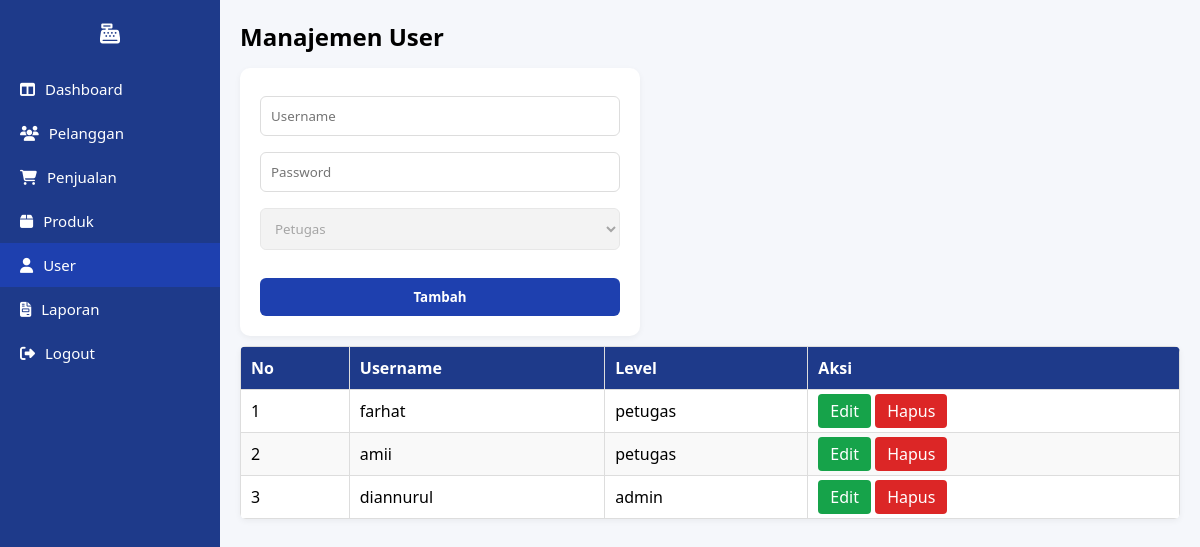
Screenshot of /halaman/user.php (signed in) with the database file from the repository.
### tables this page shows
CREATE TABLE `tbl_user` (
  `id_user` int(11) NOT NULL,
  `username` varchar(100) NOT NULL,
  `password` char(100) NOT NULL,
  `level` enum('admin','petugas','','') NOT NULL
);

### halaman/user.php (the view, shortened to what this page needs)
<?php
include("../config/koneksi.php");
$editMode = false;
$editData = [
    'id_user' => '',
    'username' => '',
    'level' => ''
];
$data = mysqli_query($koneksi, "SELECT * FROM tbl_user ORDER BY id_user DESC");
?>
<!DOCTYPE html>
<html lang="id">
<head>
  <link rel="stylesheet" href="../assets/css/style.css">
  <link rel="stylesheet" href="https://cdnjs.cloudflare.com/ajax/libs/font-awesome/6.5.0/css/all.min.css">
</head>
<body>
<div class="dashboard">
  <?php include("sidebar.php"); ?>
  <main class="content">
    <h2>Manajemen User</h2>
    <form action="../proses/proses_user.php" method="POST" class="form-box">
      <input type="text" name="username" placeholder="Username"
             value="<?= htmlspecialchars($editData['username']) ?>" required>
      <input type="password" name="password"
             placeholder="<?= $editMode ? 'Password (kosongkan jika tidak diganti)' : 'Password' ?>">
      <select name="level" required <?= !$editMode ? 'disabled' : '' ?>>
        <?php if($editMode): ?>
          <option value="admin" <?= $editData['level']=='admin' ? 'selected' : '' ?>>Admin</option>
          <option value="petugas" <?= $editData['level']=='petugas' ? 'selected' : '' ?>>Petugas</option>
        <?php else: ?>
          <option value="petugas" selected>Petugas</option>
        <?php endif; ?>
      </select>
      <button type="submit" name="aksi" value="<?= $editMode ? 'update' : 'tambah' ?>" class="btn">
        <?= $editMode ? 'Update' : 'Tambah' ?>
      </button>
    </form>
    <table>
      <thead>
        <tr>
          <th>No</th>
          <th>Username</th>
          <th>Level</th>
          <th>Aksi</th>
        </tr>
      </thead>
      <tbody>
        <?php $no=1; while($row=mysqli_fetch_assoc($data)): ?>
        <tr>
          <td><?= $no++ ?></td>
          <td><?= htmlspecialchars($row['username']) ?></td>
          <td><?= $row['level'] ?></td>
          <td>
            <a href="user.php?edit=<?= $row['id_user'] ?>" class="btn-edit">Edit</a>
            <a href="../proses/proses_user.php?hapus=<?= $row['id_user'] ?>"
               class="btn-delete" onclick="return confirm('Yakin hapus user ini?')">Hapus</a>
          </td>
        </tr>
        <?php endwhile; ?>
      </tbody>
    </table>
  </main>
</div>
</body>
</html>

### assets/css/style.css (style rules this page uses)
* { margin: 0; padding: 0; box-sizing: border-box; font-family: "Segoe UI", sans-serif; }
.btn { width: 100%; margin-top: 20px; padding: 10px; border: none; background: #1e40af; color: white; border-radius: 6px; font-weight: bold; cursor: pointer; text-decoration: none; display: inline-block; text-align: center; }
.btn-edit { padding: 6px 12px; background: #16a34a; color: white; border-radius: 4px; text-decoration: none; }
.btn-delete { padding: 6px 12px; background: #dc2626; color: white; border-radius: 4px; text-decoration: none; }
.dashboard { display: flex; position: relative; height: 100vh; }
.content { flex: 1; margin-left: 220px; padding: 20px; background: #f5f7fb; overflow-y: auto; position: relative; z-index: 1; }
.content h2 { margin-bottom: 20px; }
table { width: 100%; border-collapse: collapse; margin-top: 10px; background: white; border-radius: 8px; overflow: hidden; box-shadow: 0 2px 6px rgba(0, 0, 0, 0.05); }
th, td { padding: 12px; border-bottom: 1px solid #eee; text-align: left; }
th { background: #f0f2f9; font-weight: bold; }
.form-box { background: white; padding: 20px; border-radius: 10px; box-shadow: 0 2px 6px rgba(0, 0, 0, 0.05); max-width: 400px; }
.form-box input, .form-box select, .form-box textarea { width: 100%; padding: 10px; margin: 8px 0; border: 1px solid #ddd; border-radius: 6px; }
.form-box button { width: 100%; }
.content h2 { margin-bottom: 15px; }
.content table { width: 100%; border-collapse: collapse; margin-top: 10px; background: white; border-radius: 6px; overflow: hidden; box-shadow: 0 2px 6px rgba(0, 0, 0, 0.05); }
.content table th, .content table td { padding: 10px; border: 1px solid #ddd; text-align: left; }
.content table th { background: #1e3a8a; color: white; font-weight: bold; }
.content table tr:nth-child(even) { background: #f9f9f9; }

### rows the page displays
tbl_user: username "farhat", level "petugas"
tbl_user: username "amii", level "petugas"
tbl_user: username "diannurul", level "admin"
